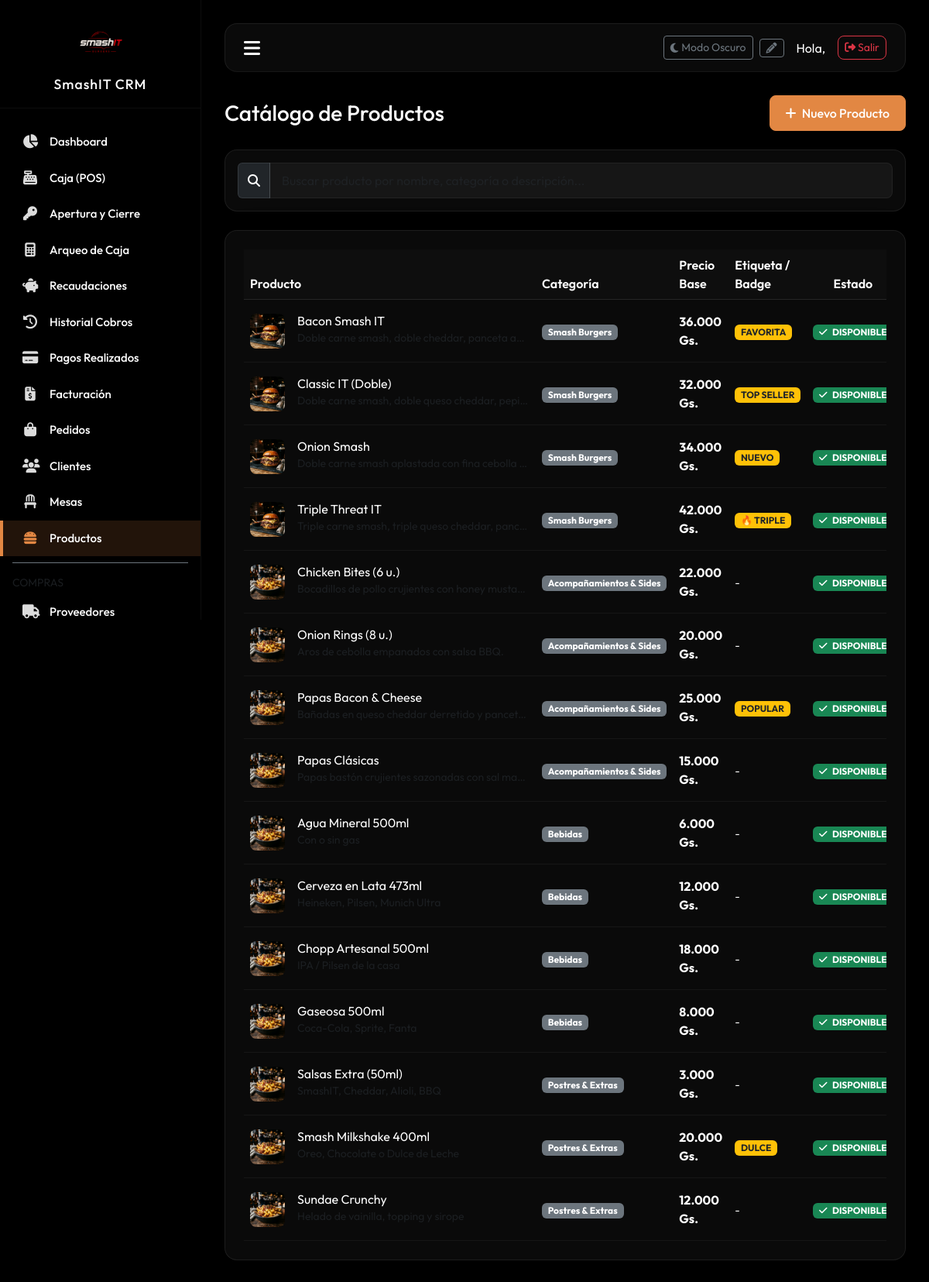
The page /crm/index.php?route=products (signed in) on the database its author committed.
### tables this page shows
CREATE TABLE IF NOT EXISTS products (
    id INT AUTO_INCREMENT PRIMARY KEY,
    category_id INT NOT NULL,
    name VARCHAR(100) NOT NULL,
    slug VARCHAR(100) NOT NULL UNIQUE,
    description TEXT NOT NULL,
    base_price DECIMAL(10, 2) NOT NULL,
    image_url VARCHAR(255) NULL,
    badge VARCHAR(50) NULL,
    is_available TINYINT(1) DEFAULT 1,
    is_featured TINYINT(1) DEFAULT 0,
    created_at DATETIME DEFAULT CURRENT_TIMESTAMP,
    FOREIGN KEY (category_id) REFERENCES categories(id) ON DELETE CASCADE
);

CREATE TABLE IF NOT EXISTS categories (
    id INT AUTO_INCREMENT PRIMARY KEY,
    name VARCHAR(50) NOT NULL,
    slug VARCHAR(50) NOT NULL UNIQUE,
    description TEXT NULL,
    sort_order INT DEFAULT 0,
    active TINYINT(1) DEFAULT 1,
    created_at DATETIME DEFAULT CURRENT_TIMESTAMP
);

### crm/controllers/ProductController.php (called while the page is built, shortened)
<?php
require_once __DIR__ . '/../models/ProductModel.php';
class ProductController {
    private ProductModel $productModel;
    public function __construct() {
        $this->productModel = new ProductModel();
    }
    public function index(): void {
        $products = $this->productModel->getAll();
        require_once __DIR__ . '/../views/products/index.php';
    }
}

### crm/config/db.php (called while the page is built, shortened)
<?php
class CRMDatabase {
    private static ?PDO $instance = null;
    public static function getConnection(): PDO {
        if (self::$instance === null) {
            try {
                $dsn = "mysql:host=" . CRM_DB_HOST . ";port=" . CRM_DB_PORT . ";dbname=" . CRM_DB_NAME . ";charset=utf8mb4";
                self::$instance = new PDO($dsn, CRM_DB_USER, CRM_DB_PASS, [
                    PDO::ATTR_ERRMODE => PDO::ERRMODE_EXCEPTION,
                    PDO::ATTR_DEFAULT_FETCH_MODE => PDO::FETCH_ASSOC,
                    PDO::ATTR_EMULATE_PREPARES => false,
                ]);
                try { self::$instance->exec("ALTER TABLE restaurant_tables ADD COLUMN reservation_name VARCHAR(100) NULL"); } catch (Exception $e) {}
                try { self::$instance->exec("ALTER TABLE restaurant_tables ADD COLUMN reservation_ci VARCHAR(30) NULL"); } catch (Exception $e) {}
                try { self::$instance->exec("ALTER TABLE restaurant_tables ADD COLUMN reservation_datetime DATETIME NULL"); } catch (Exception $e) {}
            } catch (PDOException $e) {
                try {
                    $dsnNoDb = "mysql:host=" . CRM_DB_HOST . ";port=" . CRM_DB_PORT . ";charset=utf8mb4";
                    $pdo = new PDO($dsnNoDb, CRM_DB_USER, CRM_DB_PASS);
                    $pdo->exec("CREATE DATABASE IF NOT EXISTS `" . CRM_DB_NAME . "` CHARACTER SET utf8mb4 COLLATE utf8mb4_unicode_ci;");
                    $dsn = "mysql:host=" . CRM_DB_HOST . ";port=" . CRM_DB_PORT . ";dbname=" . CRM_DB_NAME . ";charset=utf8mb4";
                    self::$instance = new PDO($dsn, CRM_DB_USER, CRM_DB_PASS, [
                        PDO::ATTR_ERRMODE => PDO::ERRMODE_EXCEPTION,
                        PDO::ATTR_DEFAULT_FETCH_MODE => PDO::FETCH_ASSOC,
                        PDO::ATTR_EMULATE_PREPARES => false,
                    ]);
                    try { self::$instance->exec("ALTER TABLE restaurant_tables ADD COLUMN reservation_name VARCHAR(100) NULL"); } catch (Exception $e) {}
                    try { self::$instance->exec("ALTER TABLE restaurant_tables ADD COLUMN reservation_ci VARCHAR(30) NULL"); } catch (Exception $e) {}
                    try { self::$instance->exec("ALTER TABLE restaurant_tables ADD COLUMN reservation_datetime DATETIME NULL"); } catch (Exception $e) {}
                } catch (PDOException $ex) {
                    die("Error de conexión a la base de datos: " . $ex->getMessage());
                }
            }
        }
        return self::$instance;
    }
}

### crm/models/ProductModel.php (called while the page is built, shortened)
<?php
class ProductModel {
    private PDO $db;
    public function __construct() {
        $this->db = CRMDatabase::getConnection();
    }
    public function getAll(): array {
        $stmt = $this->db->query("
            SELECT p.*, c.name as category_name
            FROM products p
            JOIN categories c ON p.category_id = c.id
            ORDER BY c.sort_order ASC, p.name ASC
        ");
        return $stmt->fetchAll();
    }
}

### crm/views/products/index.php (the view, shortened to what this page needs)
<?php include_once __DIR__ . '/../layout/header.php'; ?>
<div class="container-fluid p-0">
    <div class="d-flex justify-content-between align-items-center mb-4">
        <h2 class="h3 mb-0 text-white font-weight-bold">Catálogo de Productos</h2>
        <button type="button" class="btn btn-crm-primary rounded-3" data-bs-toggle="modal" data-bs-target="#createProductModal">
            <i class="fa fa-plus me-1"></i> Nuevo Producto
        </button>
    </div>
    <div class="mb-4">
        <div class="glass-panel p-3 rounded-4 shadow-sm">
            <div class="input-group">
                <span class="input-group-text bg-dark border-secondary border-opacity-25 text-white-50"><i class="fa fa-search"></i></span>
                <input type="text" id="catalog_product_search" class="form-control form-control-crm" placeholder="Buscar producto por nombre, categoría o descripción...">
            </div>
        </div>
    </div>
    <div class="glass-panel p-4 rounded-4 shadow-lg">
        <div class="table-responsive">
            <table class="table custom-table mb-0 align-middle">
                <thead>
                    <tr>
                        <th>Producto</th>
                        <th>Categoría</th>
                        <th>Precio Base</th>
                        <th>Etiqueta / Badge</th>
                        <th class="text-center">Estado</th>
                    </tr>
                </thead>
                <tbody>
                    <?php if (empty($products)): ?>
                        <tr>
                            <td colspan="6" class="text-center text-muted py-4">No hay productos registrados.</td>
                        </tr>
                    <?php else: ?>
                        <?php foreach ($products as $prod): ?>
                            <tr>
                                <td>
                                    <div class="d-flex align-items-center">
                                        <?php if (!empty($prod['image_url'])): ?>
                                            <img src="../<?php echo htmlspecialchars($prod['image_url']); ?>" alt="<?php echo htmlspecialchars($prod['name']); ?>" class="rounded-3 me-3" style="width: 45px; height: 45px; object-fit: cover;">
                                        <?php else: ?>
                                            <div class="rounded-3 me-3 bg-secondary d-flex align-items-center justify-content-center" style="width: 45px; height: 45px;">
                                                <i class="fa fa-hamburger text-white-50"></i>
                                            </div>
                                        <?php endif; ?>
                                        <div>
                                            <div class="font-weight-semibold text-white"><?php echo htmlspecialchars($prod['name']); ?></div>
                                            <small class="text-muted text-truncate d-inline-block" style="max-width: 300px;"><?php echo htmlspecialchars($prod['description']); ?></small>
                                        </div>
                                    </div>
                                </td>
                                <td>
                                    <span class="badge bg-secondary"><?php echo htmlspecialchars($prod['category_name']); ?></span>
                                </td>
                                <td><strong><?php echo number_format($prod['base_price'], 0, ',', '.'); ?> Gs.</strong></td>
                                <td>
                                    <?php if (!empty($prod['badge'])): ?>
                                        <span class="badge bg-warning text-dark"><?php echo htmlspecialchars($prod['badge']); ?></span>
                                    <?php else: ?>
                                        <span class="text-muted small">-</span>
                                    <?php endif; ?>
                                </td>
                                <td class="text-center">
                                    <?php if ($prod['is_available']): ?>
                                        <span class="badge bg-success"><i class="fa fa-check me-1"></i> DISPONIBLE</span>
                                    <?php else: ?>
                                        <span class="badge bg-danger"><i class="fa fa-times me-1"></i> AGOTADO</span>
                                    <?php endif; ?>
                                </td>
                            </tr>
                        <?php endforeach; ?>
                    <?php endif; ?>
                </tbody>
            </table>
        </div>
    </div>
</div>
<?php include_once __DIR__ . '/../layout/footer.php'; ?>

### rows shown on the page
products: image_url (picture), name "Bacon Smash IT", description "Doble carne smash, doble cheddar, panceta a…", category.name "Smash Burgers", base_price "36.000", badge "FAVORITA", is_available 1 (drawn)
products: image_url (picture), name "Classic IT (Doble)", description "Doble carne smash, doble queso cheddar, pepi…", category.name "Smash Burgers", base_price "32.000", badge "TOP SELLER", is_available 1 (drawn)
products: image_url (picture), name "Onion Smash", description "Doble carne smash aplastada con fina cebolla…", category.name "Smash Burgers", base_price "34.000", badge "NUEVO", is_available 1 (drawn)
products: image_url (picture), name "Triple Threat IT", description "Triple carne smash, triple queso cheddar, panc…", category.name "Smash Burgers", base_price "42.000", badge "🔥 TRIPLE", is_available 1 (drawn)
products: image_url (picture), name "Chicken Bites (6 u.)", description "Bocadillos de pollo crujientes con honey musta…", category.name "Acompañamientos & Sides", base_price "22.000", is_available 1 (drawn)
products: image_url (picture), name "Onion Rings (8 u.)", description "Aros de cebolla empanados con salsa BBQ.", category.name "Acompañamientos & Sides", base_price "20.000", is_available 1 (drawn)
products: image_url (picture), name "Papas Bacon & Cheese", description "Bañadas en queso cheddar derretido y pancet…", category.name "Acompañamientos & Sides", base_price "25.000", badge "POPULAR", is_available 1 (drawn)
products: image_url (picture), name "Papas Clásicas", description "Papas bastón crujientes sazonadas con sal ma…", category.name "Acompañamientos & Sides", base_price "15.000", is_available 1 (drawn)
products: image_url (picture), name "Agua Mineral 500ml", description "Con o sin gas", category.name "Bebidas", base_price "6.000", is_available 1 (drawn)
products: image_url (picture), name "Cerveza en Lata 473ml", description "Heineken, Pilsen, Munich Ultra", category.name "Bebidas", base_price "12.000", is_available 1 (drawn)
products: image_url (picture), name "Chopp Artesanal 500ml", description "IPA / Pilsen de la casa", category.name "Bebidas", base_price "18.000", is_available 1 (drawn)
products: image_url (picture), name "Gaseosa 500ml", description "Coca-Cola, Sprite, Fanta", category.name "Bebidas", base_price "8.000", is_available 1 (drawn)
products: image_url (picture), name "Salsas Extra (50ml)", description "SmashIT, Cheddar, Alioli, BBQ", category.name "Postres & Extras", base_price "3.000", is_available 1 (drawn)
products: image_url (picture), name "Smash Milkshake 400ml", description "Oreo, Chocolate o Dulce de Leche", category.name "Postres & Extras", base_price "20.000", badge "DULCE", is_available 1 (drawn)
products: image_url (picture), name "Sundae Crunchy", description "Helado de vainilla, topping y sirope", category.name "Postres & Extras", base_price "12.000", is_available 1 (drawn)
